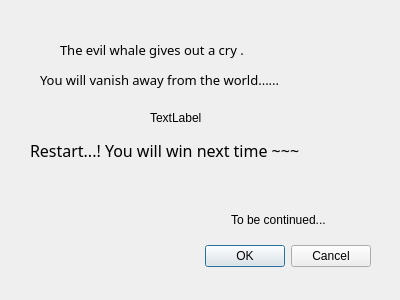
<?xml version="1.0" encoding="UTF-8"?>
<ui version="4.0">
 <class>Dialog1</class>
 <widget class="QDialog" name="Dialog1">
  <property name="geometry">
   <rect>
    <x>0</x>
    <y>0</y>
    <width>400</width>
    <height>300</height>
   </rect>
  </property>
  <property name="windowTitle">
   <string>Dialog</string>
  </property>
  <widget class="QDialogButtonBox" name="buttonBox">
   <property name="geometry">
    <rect>
     <x>30</x>
     <y>240</y>
     <width>341</width>
     <height>32</height>
    </rect>
   </property>
   <property name="orientation">
    <enum>Qt::Horizontal</enum>
   </property>
   <property name="standardButtons">
    <set>QDialogButtonBox::Cancel|QDialogButtonBox::Ok</set>
   </property>
  </widget>
  <widget class="QLabel" name="label">
   <property name="geometry">
    <rect>
     <x>60</x>
     <y>40</y>
     <width>291</width>
     <height>20</height>
    </rect>
   </property>
   <property name="font">
    <font>
     <family>黑体</family>
     <pointsize>10</pointsize>
    </font>
   </property>
   <property name="text">
    <string>The evil whale gives out a cry .</string>
   </property>
  </widget>
  <widget class="QLabel" name="label_2">
   <property name="geometry">
    <rect>
     <x>40</x>
     <y>70</y>
     <width>351</width>
     <height>20</height>
    </rect>
   </property>
   <property name="font">
    <font>
     <family>微软雅黑</family>
     <pointsize>10</pointsize>
    </font>
   </property>
   <property name="text">
    <string>You will vanish away from the world......</string>
   </property>
  </widget>
  <widget class="QLabel" name="label_3">
   <property name="geometry">
    <rect>
     <x>30</x>
     <y>140</y>
     <width>351</width>
     <height>20</height>
    </rect>
   </property>
   <property name="font">
    <font>
     <family>微软雅黑</family>
     <pointsize>12</pointsize>
    </font>
   </property>
   <property name="text">
    <string>Restart...! You will win next time ~~~</string>
   </property>
  </widget>
  <widget class="QLabel" name="label_4">
   <property name="geometry">
    <rect>
     <x>231</x>
     <y>210</y>
     <width>141</width>
     <height>20</height>
    </rect>
   </property>
   <property name="text">
    <string>To be continued...</string>
   </property>
  </widget>
  <widget class="QLabel" name="label_5">
   <property name="geometry">
    <rect>
     <x>150</x>
     <y>110</y>
     <width>72</width>
     <height>15</height>
    </rect>
   </property>
   <property name="text">
    <string>TextLabel</string>
   </property>
  </widget>
 </widget>
 <resources/>
 <connections>
  <connection>
   <sender>buttonBox</sender>
   <signal>accepted()</signal>
   <receiver>Dialog1</receiver>
   <slot>accept()</slot>
   <hints>
    <hint type="sourcelabel">
     <x>248</x>
     <y>254</y>
    </hint>
    <hint type="destinationlabel">
     <x>157</x>
     <y>274</y>
    </hint>
   </hints>
  </connection>
  <connection>
   <sender>buttonBox</sender>
   <signal>rejected()</signal>
   <receiver>Dialog1</receiver>
   <slot>reject()</slot>
   <hints>
    <hint type="sourcelabel">
     <x>316</x>
     <y>260</y>
    </hint>
    <hint type="destinationlabel">
     <x>286</x>
     <y>274</y>
    </hint>
   </hints>
  </connection>
 </connections>
</ui>
